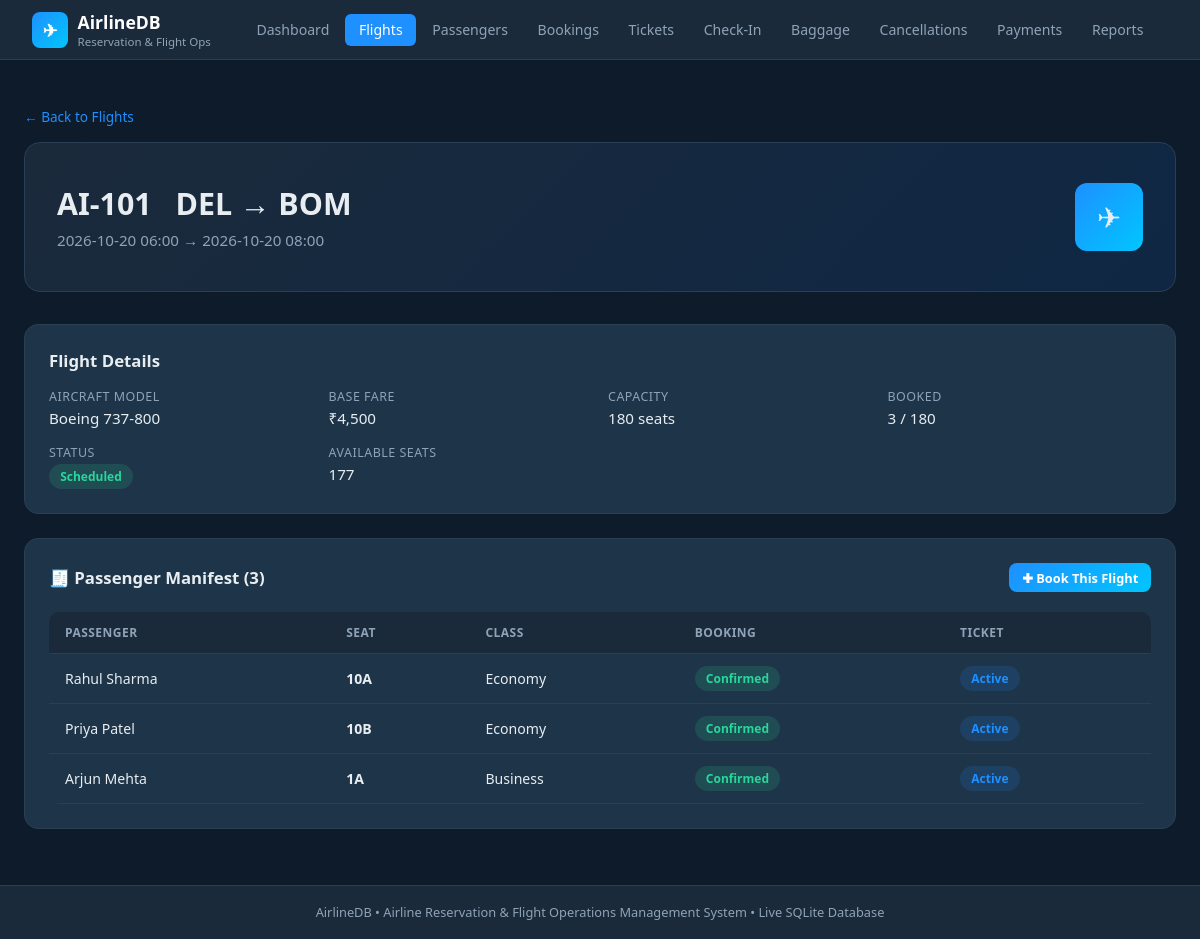
The app's page /flights/AI-101 with its own data.
### tables this page shows
CREATE TABLE flights (
    flight_id        TEXT PRIMARY KEY,      -- e.g. AI-101
    route_id         INTEGER NOT NULL REFERENCES routes(route_id),
    aircraft_id      TEXT NOT NULL REFERENCES aircraft(aircraft_id),
    departure_time   TEXT NOT NULL,         -- ISO-8601 datetime
    arrival_time     TEXT NOT NULL,
    base_fare        REAL NOT NULL CHECK (base_fare >= 0),
    status           TEXT NOT NULL DEFAULT 'Scheduled'
                     CHECK (status IN ('Scheduled','Delayed','Cancelled','Completed')),
    CHECK (arrival_time > departure_time)
);

CREATE TABLE aircraft (
    aircraft_id    TEXT PRIMARY KEY,        -- tail number e.g. VT-ANK
    model          TEXT NOT NULL,
    total_capacity INTEGER NOT NULL CHECK (total_capacity > 0),
    airline_name   TEXT NOT NULL DEFAULT 'AirIndia'
);

CREATE TABLE tickets (
    ticket_id    INTEGER PRIMARY KEY AUTOINCREMENT,
    booking_id   INTEGER NOT NULL REFERENCES bookings(booking_id),
    seat_id      INTEGER NOT NULL REFERENCES seats(seat_id),
    seat_class   TEXT NOT NULL DEFAULT 'Economy'
                 CHECK (seat_class IN ('Economy','Business','First')),
    issue_date   TEXT NOT NULL DEFAULT (datetime('now')),
    ticket_status TEXT NOT NULL DEFAULT 'Active'
                  CHECK (ticket_status IN ('Active','Cancelled','Used')),
    UNIQUE (booking_id, seat_id)             -- one seat per booking line
);

CREATE TABLE seats (
    seat_id     INTEGER PRIMARY KEY AUTOINCREMENT,
    aircraft_id TEXT NOT NULL REFERENCES aircraft(aircraft_id) ON DELETE CASCADE,
    seat_number TEXT NOT NULL,              -- e.g. 12A
    seat_class  TEXT NOT NULL DEFAULT 'Economy'
                CHECK (seat_class IN ('Economy','Business','First')),
    UNIQUE (aircraft_id, seat_number)
);

CREATE TABLE bookings (
    booking_id     INTEGER PRIMARY KEY AUTOINCREMENT,
    passenger_id   INTEGER NOT NULL REFERENCES passengers(passenger_id),
    flight_id      TEXT NOT NULL REFERENCES flights(flight_id),
    booking_date   TEXT NOT NULL DEFAULT (datetime('now')),
    booking_status TEXT NOT NULL DEFAULT 'Confirmed'
                   CHECK (booking_status IN ('Confirmed','Cancelled','Pending')),
    total_fare     REAL NOT NULL CHECK (total_fare >= 0)
);

### app/routes/flights.py (the view)
@flights_bp.route("/<flight_id>")
def detail(flight_id):
    flight = query("""
        SELECT f.*, r.origin_airport, r.dest_airport,
               r.origin_airport||' → '||r.dest_airport AS route,
               a.model, a.total_capacity,
               (SELECT COUNT(*) FROM bookings b WHERE b.flight_id=f.flight_id
                AND b.booking_status='Confirmed') AS booked
        FROM flights f
        JOIN routes r ON f.route_id=r.route_id
        JOIN aircraft a ON a.aircraft_id=f.aircraft_id
        WHERE f.flight_id=?
    """, (flight_id,), one=True)
    manifest = query("""
        SELECT p.first_name||' '||p.last_name AS name, s.seat_number,
               t.seat_class, b.booking_status, t.ticket_status
        FROM bookings b
        JOIN passengers p ON p.passenger_id=b.passenger_id
        JOIN tickets t ON t.booking_id=b.booking_id
        JOIN seats s ON s.seat_id=t.seat_id
        WHERE b.flight_id=? ORDER BY s.seat_number
    """, (flight_id,))
    return render_template("flights/detail.html", flight=flight, manifest=manifest)

### app/db.py (called while the page is built)
def get_db():
    os.makedirs(os.path.dirname(DB_PATH), exist_ok=True)
    conn = sqlite3.connect(DB_PATH)
    conn.execute("PRAGMA foreign_keys = ON")
    conn.row_factory = sqlite3.Row
    return conn

def query(sql, params=(), one=False):
    conn = get_db()
    cur  = conn.execute(sql, params)
    rows = cur.fetchone() if one else cur.fetchall()
    conn.close()
    return rows

### templates/flights/detail.html (shortened to what this page needs)
{% extends "base.html" %}
{% block content %}
<a href="{{ url_for('flights.index') }}" class="back-link">← Back to Flights</a>
<div class="page-hero">
  <div>
    <h1>{{ flight.flight_id }} &nbsp; {{ flight.route }}</h1>
    <p>{{ flight.departure_time[:16].replace('T',' ') }} → {{ flight.arrival_time[:16].replace('T',' ') }}</p>
  </div>
  <div class="hero-badge">✈</div>
</div>
<div class="card">
  <div class="card-title" style="margin-bottom:1rem">Flight Details</div>
  <div class="meta-grid">
    <div class="meta-item"><span class="mk">Aircraft Model</span><span class="mv">{{ flight.model }}</span></div>
    <div class="meta-item"><span class="mk">Base Fare</span><span class="mv">₹{{ "{:,.0f}".format(flight.base_fare) }}</span></div>
    <div class="meta-item"><span class="mk">Capacity</span><span class="mv">{{ flight.total_capacity }} seats</span></div>
    <div class="meta-item"><span class="mk">Booked</span><span class="mv">{{ flight.booked }} / {{ flight.total_capacity }}</span></div>
    <div class="meta-item"><span class="mk">Status</span>
      <span class="mv">
        {% if flight.status == 'Scheduled' %}<span class="badge badge-success">{{ flight.status }}</span>
        {% elif flight.status == 'Delayed'  %}<span class="badge badge-warning">{{ flight.status }}</span>
        {% elif flight.status == 'Cancelled'%}<span class="badge badge-danger">{{ flight.status }}</span>
        {% else %}<span class="badge badge-muted">{{ flight.status }}</span>{% endif %}
      </span>
    </div>
    <div class="meta-item"><span class="mk">Available Seats</span><span class="mv">{{ flight.total_capacity - flight.booked }}</span></div>
  </div>
</div>
<div class="card">
  <div class="card-header">
    <span class="card-title">🧾 Passenger Manifest ({{ manifest|length }})</span>
    <a href="{{ url_for('bookings.new') }}" class="btn btn-primary btn-sm">✚ Book This Flight</a>
  </div>
  <div class="table-wrap">
    <table>
      <thead><tr><th>Passenger</th><th>Seat</th><th>Class</th><th>Booking</th><th>Ticket</th></tr></thead>
      <tbody>
      {% for m in manifest %}
        <tr>
          <td>{{ m.name }}</td>
          <td><strong>{{ m.seat_number }}</strong></td>
          <td>{{ m.seat_class }}</td>
          <td>{% if m.booking_status=='Confirmed' %}<span class="badge badge-success">{{ m.booking_status }}</span>{% else %}<span class="badge badge-danger">{{ m.booking_status }}</span>{% endif %}</td>
          <td>{% if m.ticket_status=='Active' %}<span class="badge badge-info">{{ m.ticket_status }}</span>{% else %}<span class="badge badge-muted">{{ m.ticket_status }}</span>{% endif %}</td>
        </tr>
      {% else %}
        <tr><td colspan="5" style="text-align:center;color:var(--muted);padding:2rem">No passengers booked yet.</td></tr>
      {% endfor %}
      </tbody>
    </table>
  </div>
</div>
{% endblock %}

### static/css/style.css (style rules this page uses)
:root { --navy: #0d1b2a; --dark: #1b2a3b; --card: #1e3448; --accent: #1e90ff; --accent2: #00c6ff; --success: #28d79a; --warning: #f5a623; --danger: #e94560; --text: #e8edf2; --muted: #8fa3b8; --border: #2a3f55; --white: #ffffff; }
* { box-sizing: border-box; margin: 0; padding: 0; }
body { font-family: 'Segoe UI', system-ui, sans-serif; background: var(--navy); color: var(--text); min-height: 100vh; display: flex; flex-direction: column; }
.page-hero { background: linear-gradient(135deg, var(--dark) 0%, #0f2744 100%); border-radius: 16px; padding: 2.5rem 2rem; margin-bottom: 2rem; border: 1px solid var(--border); display: flex; justify-content: space-between; align-items: center; gap: 1rem; }
.page-hero h1 { font-size: 1.9rem; font-weight: 700; }
.page-hero p { color: var(--muted); margin-top: .4rem; font-size: .95rem; }
.hero-badge { background: linear-gradient(135deg, var(--accent), var(--accent2)); border-radius: 12px; width: 68px; height: 68px; display: flex; align-items: center; justify-content: center; font-size: 1.8rem; flex-shrink: 0; }
.card { background: var(--card); border: 1px solid var(--border); border-radius: 14px; padding: 1.5rem; margin-bottom: 1.5rem; }
.card-header { display: flex; justify-content: space-between; align-items: center; margin-bottom: 1.2rem; }
.card-title { font-size: 1.05rem; font-weight: 600; }
.table-wrap { overflow-x: auto; border-radius: 10px; }
table { width: 100%; border-collapse: collapse; font-size: .88rem; }
thead th { background: var(--dark); color: var(--muted); padding: .75rem 1rem; text-align: left; font-weight: 600; text-transform: uppercase; font-size: .75rem; letter-spacing: .04em; border-bottom: 1px solid var(--border); }
tbody tr { border-bottom: 1px solid var(--border); transition: background .15s; }
tbody td { padding: .75rem 1rem; vertical-align: middle; }
.badge { display: inline-flex; align-items: center; padding: .25rem .7rem; border-radius: 20px; font-size: .75rem; font-weight: 600; }
.badge-success { background: rgba(40,215,154,.15); color: var(--success); }
.badge-info { background: rgba(30,144,255,.15); color: var(--accent); }
.btn { display: inline-flex; align-items: center; gap: .4rem; padding: .6rem 1.3rem; border-radius: 8px; font-size: .88rem; font-weight: 600; cursor: pointer; border: none; transition: all .2s; text-decoration: none; }
.btn-primary { background: linear-gradient(135deg, var(--accent), var(--accent2)); color: var(--white); }
.btn-sm { padding: .35rem .8rem; font-size: .8rem; }
.meta-grid { display: grid; grid-template-columns: repeat(auto-fit, minmax(220px,1fr)); gap: 1rem; }
.meta-item { display: flex; flex-direction: column; gap: .2rem; }
.meta-item .mk { color: var(--muted); font-size: .78rem; text-transform: uppercase; letter-spacing: .04em; }
.meta-item .mv { font-size: .95rem; font-weight: 500; }
.back-link { color: var(--accent); text-decoration: none; font-size: .85rem; display: inline-flex; align-items: center; gap: .3rem; margin-bottom: 1rem; }

### records on screen
flights: flight_id "AI-101", departure_time "2026-10-20 06:00", arrival_time "2026-10-20 08:00", base_fare "4,500", status "Scheduled"
aircraft: model "Boeing 737-800", total_capacity "180", flight.total_capacity-flight.booked "177"
tickets: name "Rahul Sharma", seat_number "10A", seat_class "Economy", booking_status "Confirmed", ticket_status "Active"
tickets: name "Priya Patel", seat_number "10B", seat_class "Economy", booking_status "Confirmed", ticket_status "Active"
tickets: name "Arjun Mehta", seat_number "1A", seat_class "Business", booking_status "Confirmed", ticket_status "Active"

### other values on screen
{{ flight.route }} "DEL → BOM"
{{ flight.booked }} "3"
{{ manifest|length }} "3"
